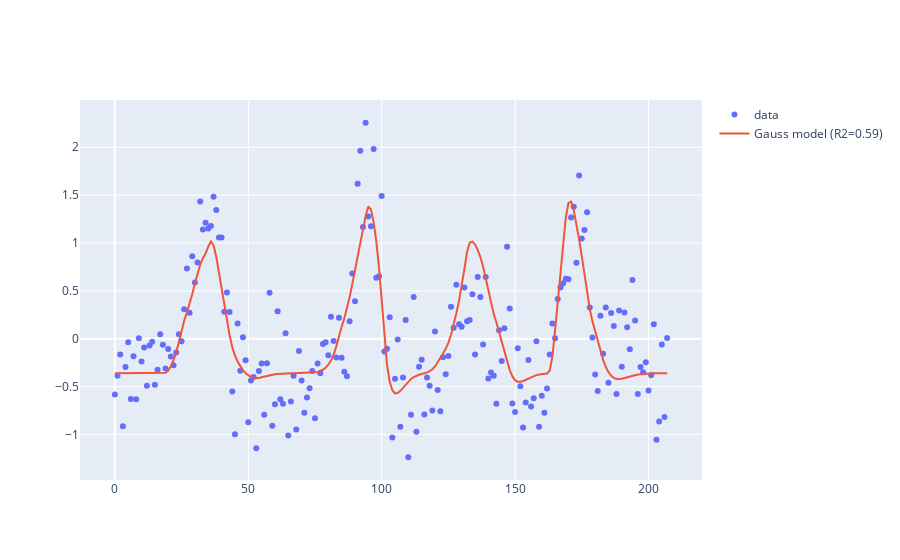

The notebook cell saved with this chart:
### Code cell
num_vert = 6
import plotly.graph_objects as go
fig = go.Figure()
fig.add_trace(go.Scatter(y=data_fsnative_[:,num_vert], name='data', mode='markers'))
fig.add_trace(go.Scatter(y=gauss_pred_mat[:,num_vert], name='Gauss model (R2={:1.2f})'.format(gauss_fit_mat[num_vert,-1])))
fig.show()

### Figure 1 — Plotly figure (JSON) as saved in the notebook; plotly's stock layout.template omitted (floating-point values rounded to 4 significant figures; data arrays with more than 128 entries replaced by an {"elided": "..."} marker saying what was removed)
{"data": [{"mode": "markers", "name": "data", "type": "scatter", "y": {"elided": "208 float values"}}, {"name": "Gauss model (R2=0.59)", "type": "scatter", "y": {"elided": "208 float values"}}], "layout": {"autosize": true, "xaxis": {"autorange": true, "range": [-12.71, 219.7]}, "yaxis": {"autorange": true, "range": [-1.526, 2.545], "type": "linear"}}}
